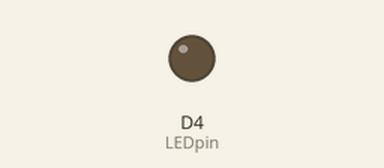
Simulated run of this sketch. Board: ESP8266 (Wemos D1 mini). Parts: output pins drawn as LEDs (lit = HIGH). WiFi joins after 1.5 s; servers stay silent unless stated; what the sketch prints to the serial monitor is not drawn.

Above: at 4.0 s.
At 9.0 s:
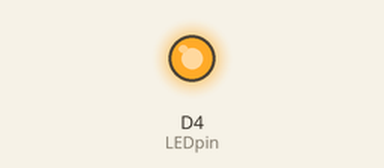
Timing chart, 0 to 14.5 s (numbered marks = the images above):
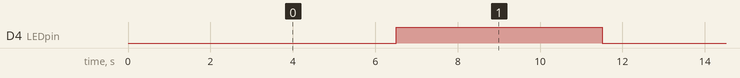

The sketch:

AsyncArduinoOTA.ino
```cpp
#include <ESP8266WiFi.h>
#include <ESP8266mDNS.h>
#include <WiFiUdp.h>
#include <ArduinoOTA.h>

#ifndef STASSID
#define STASSID "#######"
#define STAPSK "##########"
#endif

const char* ssid = STASSID;
const char* password = STAPSK;

const int LEDpin = D4;

void otaHandlingDelay(unsigned long ms) {
  unsigned long start = millis();
  while (millis() - start < ms) {
    ArduinoOTA.handle();
    yield();
  }
}

void otaHandlingDelay(unsigned long ms);

void setup() {
  Serial.begin(115200);
  delay(10);

  pinMode(LEDpin, OUTPUT);

  Serial.println("Booting");
  WiFi.mode(WIFI_STA);
  WiFi.begin(ssid, password);
  while (WiFi.waitForConnectResult() != WL_CONNECTED) {
    Serial.println("Connection Failed! Rebooting...");
    delay(500);
    ESP.restart();
  }

  // Port defaults to 8266
  // ArduinoOTA.setPort(8266);

  // Hostname defaults to esp8266-[ChipID]
  // ArduinoOTA.setHostname("myesp8266");

  // No authentication by default
  // ArduinoOTA.setPassword("admin");

  // Password can be set with it's md5 value as well
  // MD5(admin) = 21232f297a57a5a743894a0e4a801fc3
  // ArduinoOTA.setPasswordHash("21232f297a57a5a743894a0e4a801fc3");

  ArduinoOTA.onStart([]() {
    String type;
    if (ArduinoOTA.getCommand() == U_FLASH) {
      type = "sketch";
    } else {  // U_FS
      type = "filesystem";
    }

    // NOTE: if updating FS this would be the place to unmount FS using FS.end()
    Serial.println("Start updating " + type);
  });
  ArduinoOTA.onEnd([]() {
    Serial.println("\nEnd");
  });
  ArduinoOTA.onProgress([](unsigned int progress, unsigned int total) {
    Serial.printf("Progress: %u%%\r", (progress / (total / 100)));
  });
  ArduinoOTA.onError([](ota_error_t error) {
    Serial.printf("Error[%u]: ", error);
    if (error == OTA_AUTH_ERROR) {
      Serial.println("Auth Failed");
    } else if (error == OTA_BEGIN_ERROR) {
      Serial.println("Begin Failed");
    } else if (error == OTA_CONNECT_ERROR) {
      Serial.println("Connect Failed");
    } else if (error == OTA_RECEIVE_ERROR) {
      Serial.println("Receive Failed");
    } else if (error == OTA_END_ERROR) {
      Serial.println("End Failed");
    }
  });
  ArduinoOTA.begin();
  Serial.println("Ready");
  Serial.print("IP address: ");
  Serial.println(WiFi.localIP());
}

void loop() {
  ArduinoOTA.handle();

  digitalWrite(LEDpin, LOW);
  otaHandlingDelay(5000);
  digitalWrite(LEDpin, HIGH);
  otaHandlingDelay(5000);
}
```

Measured:
- by itself, D4 (LEDpin): alternates HIGH for 5.0 s and LOW for 5.0 s
